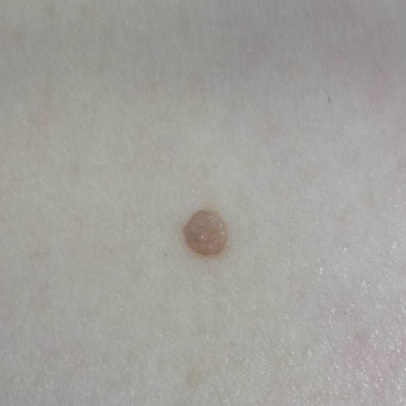
#> input picture lab4/images/low_risk_10.jpg, 406 x 406 px; its folder holds only this picture in this run
$ python lab_4.py
#> lines starting #> are read from the running program, lines starting #| are printed output that depends on the picture; after the words box and inside, x2 and y2 are one past the last pixel; in counts of white or black regions, pixels touching at a corner belong together; long printed decimals are rounded
import matplotlib.image as mpimg
import matplotlib.pyplot as plt
from sklearn.cluster import KMeans
import numpy as np
import os


class Cluster(object):

    def __init__(self, path, plot=False):
        self.path = path
        self.plot = plot

        self.im = None
        self.imm_cl_RGB = None
        self.img_bw = None
        self.zoomed = None
        self.img_zm = None

        self.results = []

        self.import_file()

    def create_image(self, im_2D, Ncluster, labels, centroids):

        imm = im_2D.copy()

        # create the 'clustered'/quantized image [still in 2D]
        for k in range(Ncluster):
            ind = (labels == k)
            imm[ind, :] = centroids[k, :]
        return imm

    def import_file(self):

        filein = self.path

        # creating the cluster
        self.im = mpimg.imread(filein)
#> self.im is the input picture: shape (406, 406, 3); mean R, G, B 162.3, 161, 156.4

        # parsing from 3 dimension to 2.
        [N1, N2, N3] = self.im.shape
#> N1 = 406; N2 = 406; N3 = 3
        im_2D = self.im.reshape((N1 * N2, N3))
        [Nr, Nc] = im_2D.shape
#> Nr = 164836; Nc = 3
        Ncluster = 3
        kmeans = KMeans(n_clusters=Ncluster, random_state=0)
        kmeans.fit(im_2D)

        # getting the centroid and the N1*N2 classes/clusters each pixel belongs to
        centroids = kmeans.cluster_centers_.astype("uint8")
        labels = kmeans.labels_
        # create the 'clustered'/quantized image [still in 2D]
        imm = self.create_image(im_2D, Ncluster, labels, centroids)

        # Reshape to RGB
        self.imm_cl_RGB = imm.reshape((N1, N2, N3))

        se = np.sum((im_2D - imm) ** 2)
#> se = 7316660
        print('Square distance = ' + str(se))
#| Square distance = 7316660

        img_tmp = (imm == np.min(centroids, axis=0)).reshape(N1, N2, N3)
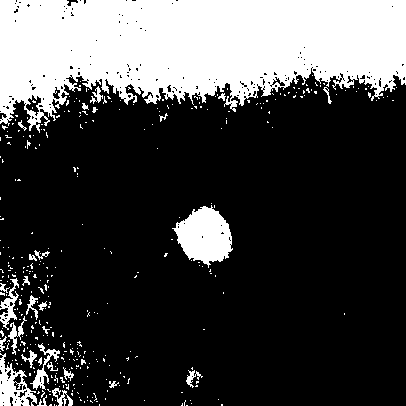
#> img_tmp: shape (406, 406, 3) bool; 26.5% white; 370 white regions (340 under 20 px), largest, box (x1, y1, x2, y2) and area: (0, 0, 406, 133) 37217, (172, 205, 233, 268) 2364, (0, 353, 37, 406) 920
        N1 = img_tmp.shape[0]
        N2 = img_tmp.shape[1]
        self.img_bw = np.zeros((N1, N2), dtype='uint8')

        for row in range(N1):
            for column in range(N2):
                if (img_tmp[row, column].all()):
                    self.img_bw[row, column] = 1

        # plot
        if self.plot:
            plt.figure(1)
            plt.imshow(self.im)
            plt.title("original image")
            plt.show()

            plt.figure(2)
            plt.imshow(self.imm_cl_RGB, interpolation=None)
            plt.title('Quantized image (3 colors, K-Means)')
            plt.show()

            plt.figure(3)
            plt.imshow(self.img_bw)
            plt.title("Black and White Image")
            plt.show()

        self.zoomed_image()

    def zoomed_image(self):

        allr = []
        allc = []
        for i in range(self.img_bw.shape[0] - 100):
            for j in range(self.img_bw.shape[1] - 100):
                if self.img_bw[i][j] == 1:
                    allr.append(i)
                    allc.append(j)

        row = allr[round(len(allr) / 2)]
#> row = 53
        col = allc[round(len(allc) / 2)]
#> col = 158

        print(row, col)
#| 53 158

        #center = [round(self.img_bw.shape[0] / 2), round(self.img_bw.shape[1] / 2)]
        #print(center)
        center = [row, col]
#> center = [53, 158]

        col_left_min_arr = []
        col_left_max_arr = []
        col_right_min_arr = []
        col_right_max_arr = []
        row_up_min_arr = []
        row_up_max_arr = []
        row_down_min_arr = []
        row_down_max_arr = []

        not_continuous = 0
        # Sopra al centro
        for r in range(center[0]):
            if not_continuous > 3:
                break
            iikc = self.img_bw[center[0] - r, :]
            if np.sum(iikc) > 5:
                ii = np.argwhere(iikc == 1)
                stop = len(ii)
                for x in range(stop - 1):
                    if ii[x] - ii[x + 1] < -10:
                        stop = x
                        break
                new_ii = ii[0:stop]
                if len(new_ii) > 0:
                    row_up_min_arr.append(new_ii.min())
                    row_up_max_arr.append(new_ii.max())
            else:
                not_continuous += 1
#> after the loop, not_continuous = 0; row_up_max_arr = 53 values from 405 to 405; row_up_min_arr = 53 values from 0 to 0

        not_continuous = 0
        # Sotto al centro
        for r in range(center[0]):
            if not_continuous > 3:
                break
            iikc = self.img_bw[center[0] + r, :]
            if np.sum(iikc) > 5:
                ii = np.argwhere(iikc == 1)
                stop = len(ii)
                for x in range(stop - 1):
                    if ii[x] - ii[x + 1] < -10:
                        stop = x
                        break
                new_ii = ii[0:stop]
                if len(new_ii) > 0:
                    row_down_min_arr.append(new_ii.min())
                    row_down_max_arr.append(new_ii.max())
            else:
                not_continuous += 1

        not_continuous = 0
        # Destra del centro
        for r in range(center[1]):
            if not_continuous > 3:
                break
            iikc = self.img_bw[:, center[1] + r]
            if np.sum(iikc) > 5:
                ii = np.argwhere(iikc == 1)
                stop = len(ii)
                for x in range(stop - 1):
                    if ii[x] - ii[x + 1] < -10:
                        stop = x
                        break
                new_ii = ii[0:stop]
                if len(new_ii) > 0:
                    col_right_min_arr.append(new_ii.min())
                    col_right_max_arr.append(new_ii.max())
            else:
                not_continuous += 1

        not_continuous = 0
        # Sinistra del centro
        for r in range(center[1]):
            if not_continuous > 3:
                break
            iikc = self.img_bw[:, center[1] - r]
            if np.sum(iikc) > 5:
                ii = np.argwhere(iikc == 1)
                stop = len(ii)
                for x in range(stop - 1):
                    if ii[x] - ii[x + 1] < -10:
                        stop = x
                        break
                new_ii = ii[0:stop]
                if len(new_ii) > 0:
                    col_left_min_arr.append(new_ii.min())
                    col_left_max_arr.append(new_ii.max())
            else:
                not_continuous += 1

        if np.amin(col_left_min_arr) < np.amin(col_right_min_arr):
            row_up = np.amin(col_left_min_arr)
        else:
            row_up = np.amin(col_right_min_arr)

        if np.amax(col_right_max_arr) > np.amax(col_left_max_arr):
            row_down = np.amax(col_right_max_arr)
        else:
            row_down = np.amax(col_left_max_arr)

        if np.amin(row_up_min_arr) < np.amin(row_down_min_arr):
            col_left = np.amin(row_up_min_arr)
        else:
            col_left = np.amin(row_down_min_arr)

        if np.amax(row_down_max_arr) > np.amax(row_up_max_arr):
            col_right = np.amax(row_down_max_arr)
        else:
            col_right = np.amax(row_up_max_arr)

        print('left: ', col_left)
#| left:  0
        print('right: ', col_right)
#| right:  405
        print('up: ', row_up)
#| up:  0
        print('down: ', row_down)
#| down:  144

        self.zoomed = self.img_bw[row_up:row_down, col_left:col_right]

        # plot
        if self.plot:
            plt.figure(4)
            plt.imshow(self.zoomed)
            plt.title("Zoomed Image")
            plt.show()

        self.zoomed_image_clear()

    def zoomed_image_clear(self):

        self.N1 = self.zoomed.shape[0]  # xlabel
        self.N2 = self.zoomed.shape[1]  # ylabel

        for x in range(self.N2):

            col = self.zoomed[:, x]
            one = np.argwhere(col == 1)
            if len(one) > 0:
                ones = np.concatenate(one, axis=0)

                for t in ones:
                    if x == 0 and t == 0:
                        tmp = self.zoomed[t:t + 2, x:x + 2]
                    elif x == 0 and t == self.N1:
                        tmp = self.zoomed[t - 1:t, x:x + 2]
                    elif x == self.N2 and t == 0:
                        tmp = self.zoomed[t:t + 2, x - 1:x]
                    elif x == self.N2 and t == self.N1:
                        tmp = self.zoomed[t - 1:t, x - 1:x]
                    elif x == 0:
                        tmp = self.zoomed[t - 1:t + 2, x:x + 2]
                    elif x == self.N2:
                        tmp = self.zoomed[t - 1:t + 2, x - 1:x]
                    elif t == 0:
                        tmp = self.zoomed[t:t + 2, x - 1:x + 2]
                    elif t == self.N1:
                        tmp = self.zoomed[t - 1:t, x - 1:x + 2]
                    else:
                        tmp = self.zoomed[t - 1:t + 2, x - 1:x + 2]

                    if not np.sum(tmp) > 3:
                        self.zoomed[t, x] = 0
                    else:
                        continue
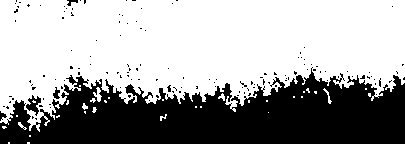
#> self.zoomed: shape (144, 405); values 0 (black) and 1 (white), 64.1% white; 137 black regions (132 under 20 px), largest, box (x1, y1, x2, y2) and area: (0, 67, 405, 144) 20240, (26, 95, 41, 116) 146, (53, 87, 60, 99) 48, (67, 0, 78, 6) 34, (0, 111, 7, 121) 34
        #plot
        if self.plot:
            plt.figure(5)
            plt.imshow(self.zoomed)
            plt.title("Zoomed Image - Clear")
            plt.show()

        self.contour()

    def contour(self):

        self.img_zm = np.zeros((self.N1, self.N2), dtype='uint8')

        for r in range(self.N2):
            iikc = self.zoomed[:, r]
            if np.sum(iikc) > 20:
                ii = np.argwhere(iikc == 1)
                iimin = ii.min()
                iimax = ii.max()
                self.img_zm[iimin, r] = 1
                self.img_zm[iimax, r] = 1
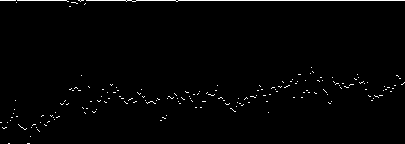
#> self.img_zm: shape (144, 405); values 0 (black) and 1 (white), 1.4% white in thin lines or dots

        for r in range(self.N1):
            iikc = self.zoomed[r, :]
            if np.sum(iikc) > 20:
                ii = np.argwhere(iikc == 1)
                iimin = ii.min()
                iimax = ii.max()
                self.img_zm[r, iimin] = 1
                self.img_zm[r, iimax] = 1
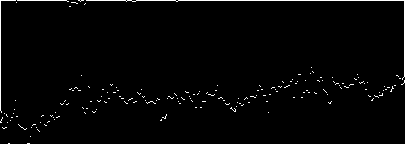
#> self.img_zm: shape (144, 405); values 0 (black) and 1 (white), 1.8% white in thin lines or dots

        self.img_zm[0, :] = 0
        self.img_zm[-1, :] = 0
        self.img_zm[:, 0] = 0
        self.img_zm[:, -1] = 0

        #plot
        if self.plot:
            plt.figure(6)
            plt.imshow(self.img_zm)
            plt.title("Contour Image")
            plt.show()

        self.optimazed_contour()

    def optimazed_contour(self):

        for i in range(self.zoomed.shape[0]):
            for j in range(self.zoomed.shape[1]):
                if self.zoomed[i, j] == 1:
                    if (j - 2) > 0 and (j + 2) < self.zoomed.shape[1] and (
                            (self.zoomed[i, j + 1] != 1 and self.zoomed[i, j + 2] != 1) or (
                            self.zoomed[i, j - 1] != 1 and self.zoomed[i, j - 2] != 1)):
                        self.img_zm[i, j] = 1
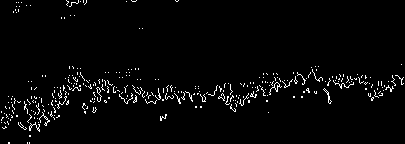
#> self.img_zm: shape (144, 405); values 0 (black) and 1 (white), 2.8% white in thin lines or dots

        for j in range(self.zoomed.shape[1]):
            for i in range(self.zoomed.shape[0]):
                if self.zoomed[i, j] == 1:
                    if (i - 2) > 0 and (i + 2) < self.zoomed.shape[0] and (
                            (self.zoomed[i + 1, j] != 1 and self.zoomed[i + 2, j] != 1) or (
                            self.zoomed[i - 1, j] != 1 and self.zoomed[i - 2, j] != 1)):
                        self.img_zm[i, j] = 1
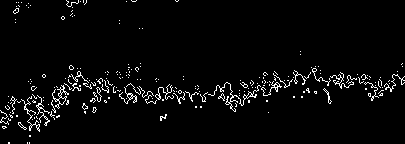
#> self.img_zm: shape (144, 405); values 0 (black) and 1 (white), 3.6% white in thin lines or dots

        #plot
        if self.plot:
            plt.figure(7)
            plt.imshow(self.img_zm)
            plt.title("Optimazed Contour - version 1")
            plt.show()

        for x in range(self.N2):

            col = self.img_zm[:, x]
            one = np.argwhere(col == 1)
            if len(one) > 0:
                ones = np.concatenate(one, axis=0)
                for t in ones:
                    if x == 0 and t == 0:
                        tmp = self.img_zm[t:t + 2, x:x + 2]
                    elif x == 0 and t == self.N1:
                        tmp = self.img_zm[t - 1:t, x:x + 2]
                    elif x == self.N2 and t == 0:
                        tmp = self.img_zm[t:t + 2, x - 1:x]
                    elif x == self.N2 and t == self.N1:
                        tmp = self.img_zm[t - 1:t, x - 1:x]
                    elif x == 0:
                        tmp = self.img_zm[t - 1:t + 2, x:x + 2]
                    elif x == self.N2:
                        tmp = self.img_zm[t - 1:t + 2, x - 1:x]
                    elif t == 0:
                        tmp = self.img_zm[t:t + 2, x - 1:x + 2]
                    elif t == self.N1:
                        tmp = self.img_zm[t - 1:t, x - 1:x + 2]
                    else:
                        tmp = self.img_zm[t - 1:t + 2, x - 1:x + 2]

                    if not np.sum(tmp) > 1:
                        self.img_zm[t, x] = 0
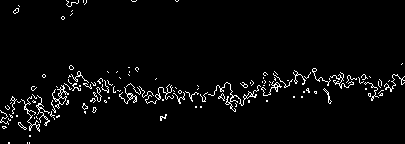
#> self.img_zm: shape (144, 405); values 0 (black) and 1 (white), 3.4% white in thin lines or dots

        #plot
        if self.plot:
            plt.figure(8)
            plt.imshow(self.img_zm)
            plt.title("Contour Optimazed - version 2")
            plt.show()

        self.ratio()

    def ratio(self):

        from collections import Counter

        perimeter = Counter(self.img_zm.reshape(self.img_zm.shape[0] * self.img_zm.shape[1]))[1]
        area = Counter(self.zoomed.reshape(self.zoomed.shape[0] * self.zoomed.shape[1]))[1]
        perimeter_circle = np.sqrt(float(area) / np.pi) * 2 * np.pi
        print(area, perimeter, perimeter_circle, float(perimeter) / perimeter_circle)
#| 37411 2006 685.653 2.926

        name = self.path.split(".")[0]

        json = {
            'file': name,
            'perimeter':perimeter,
            'perimeter_circle': perimeter_circle,
            'ratio': float(perimeter) / perimeter_circle
        }

        self.results.append(json)
        return self.results


if __name__ == "__main__":

    iteration = True

    if iteration:
        directory = os.fsencode('images')
        for file in os.listdir(directory):
            filename = os.fsdecode(file)

            # check if it's an jpg file
            if filename.endswith(".jpg"):
                print(filename.split(".")[0])
                cluster = Cluster('images/'+filename, False)
            else:
                raise ValueError('No correct file format for {}'.format(filename))
    else:
       cluster = Cluster('images/low_risk_1.jpg', True)

$ run again, on lab4/images/low_risk_1.jpg
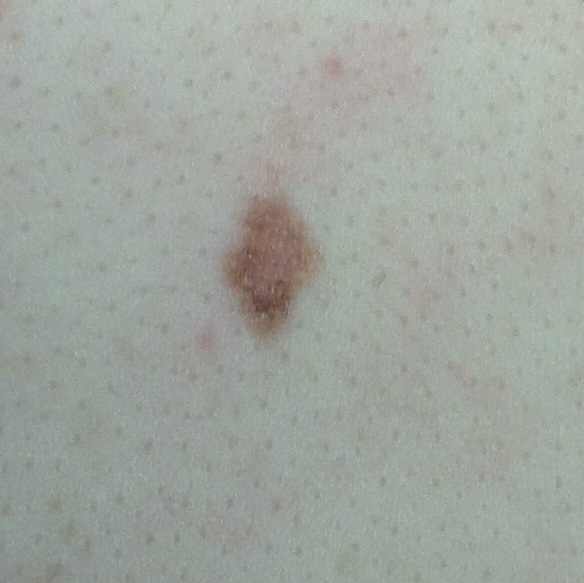
#> input picture lab4/images/low_risk_1.jpg, 584 x 583 px
#> in import_file, self.im is the input picture: shape (583, 584, 3); mean R, G, B 159.4, 165.6, 158.5
#> se = 40344355
#| Square distance = 40344355
#> in import_file, `img_tmp = (imm == np.min(centroids, axis=0)).reshape(N1, N2, N3)`:
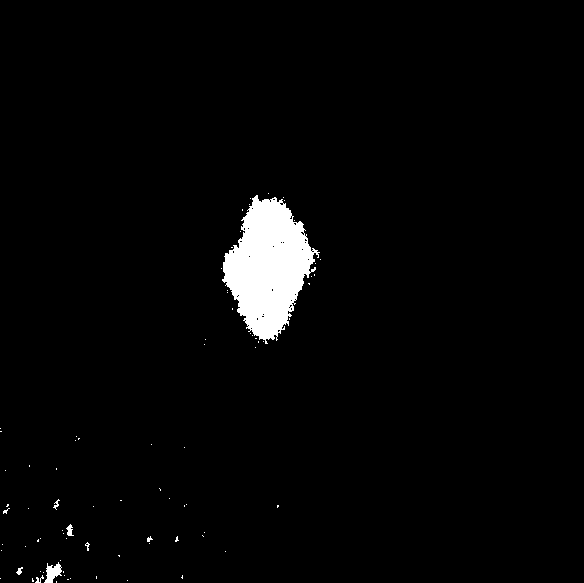
#> img_tmp: shape (583, 584, 3) bool; 2.6% white; 82 white regions (74 under 20 px), largest, box (x1, y1, x2, y2) and area: (222, 195, 320, 344) 8444, (44, 562, 62, 583) 212, (66, 524, 74, 536) 54
#| 266 266
#| left:  221
#| right:  320
#| up:  193
#| down:  347
#> after the loop in optimazed_contour, `for j in range(self.zoomed.shape[1]):`:
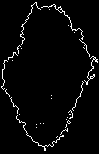
#> self.img_zm: shape (154, 99); values 0 (black) and 1 (white), 3.2% white in thin lines or dots
#| 8399 480 324.877 1.477
